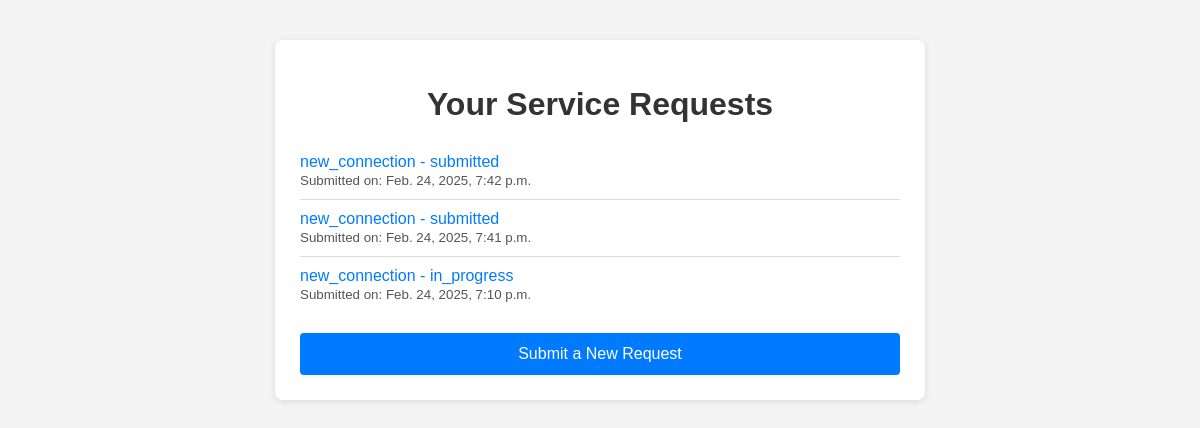
/requests/list/ (signed in), run on the app's committed database.
### service_requests/models.py (models this page shows, shortened)
class ServiceRequest(models.Model):
    REQUEST_TYPES = [
        ('new_connection', 'New Connection'),
        ('repair', 'Repair'),
        ('maintenance', 'Maintenance'),
        ('billing', 'Billing Inquiry'),
    ]
    STATUS_CHOICES = [
        ('submitted', 'Submitted'),
        ('in_progress', 'In Progress'),
        ('resolved', 'Resolved'),
    ]
    user = models.ForeignKey(User, on_delete=models.CASCADE, related_name='service_requests')
    request_type = models.CharField(max_length=50, choices=REQUEST_TYPES)
    details = models.TextField()
    attachment = models.FileField(upload_to='attachments/', null=True, blank=True)
    status = models.CharField(max_length=20, choices=STATUS_CHOICES, default='submitted')
    created_at = models.DateTimeField(auto_now_add=True)
    updated_at = models.DateTimeField(auto_now=True)

### service_requests/views.py (the view)
# urls.py: path('list/', ServiceRequestListView.as_view(), name='service_request_list'),
@method_decorator(login_required, name='dispatch')
class ServiceRequestListView(ListView):
    model = ServiceRequest
    template_name = 'service_requests/service_request_list.html'
    context_object_name = 'requests'
    def get_queryset(self):
        return ServiceRequest.objects.filter(user=self.request.user).order_by('-created_at')

### service_requests/templates/service_requests/service_request_list.html (shortened to what this page needs)
<!DOCTYPE html>
<html>
<head>
</head>
<body>
    <div class="container">
        <h1>Your Service Requests</h1>
        <ul>
            {% for req in requests %}
                <li>
                    <a href="{% url 'service_request_detail' req.pk %}">
                        {{ req.request_type }} - {{ req.status }}
                    </a>
                    <br>
                    <small>Submitted on: {{ req.created_at }}</small>
                </li>
            {% empty %}
                <li class="no-requests">No requests found.</li>
            {% endfor %}
        </ul>
        <a href="{% url 'service_request_create' %}" class="submit-btn">Submit a New Request</a>
    </div>
</body>
</html>

### service_requests/templates/service_requests/service_request_list.html (style rules this page uses)
body { font-family: Arial, sans-serif; background-color: #f4f4f4; margin: 0; padding: 0; }
.container { max-width: 600px; margin: 40px auto; background-color: #fff; padding: 25px; border-radius: 8px; box-shadow: 0 2px 8px rgba(0,0,0,0.1); }
h1 { text-align: center; color: #333; margin-bottom: 20px; }
ul { list-style: none; padding: 0; }
li { border-bottom: 1px solid #ddd; padding: 10px 0; }
li:last-child { border-bottom: none; }
a { color: #007BFF; text-decoration: none; }
small { color: #555; }
.submit-btn { display: block; text-align: center; margin-top: 20px; padding: 12px; background-color: #007BFF; color: #fff; border-radius: 4px; text-decoration: none; font-size: 16px; }

### data on the page
ServiceRequest: request_type "new_connection", status "submitted", created_at "Feb. 24, 2025, 7:42 p.m."
ServiceRequest: request_type "new_connection", status "submitted", created_at "Feb. 24, 2025, 7:41 p.m."
ServiceRequest: request_type "new_connection", status "in_progress", created_at "Feb. 24, 2025, 7:10 p.m."
